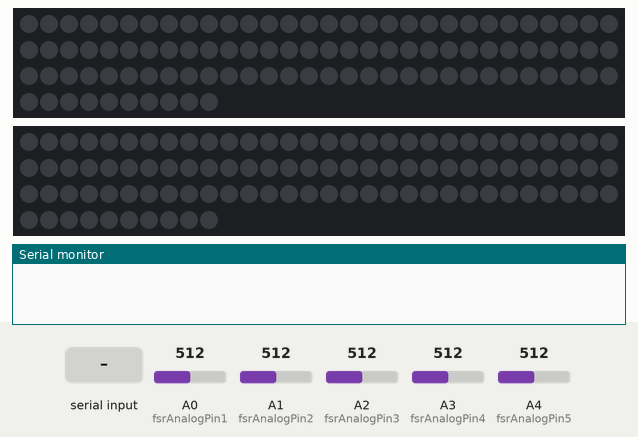
The sketch below on a simulated Arduino Uno, built with avr-gcc and run on an emulated ATmega328P. Parts: 2 × 100 RGB LEDs in strip order, left to right, continuing on the next row, the last lines printed to the serial monitor. Inputs (shaded band) come from the test bench; at power-on: A1 (fsrAnalogPin2) = 512, A0 (fsrAnalogPin1) = 512, A2 (fsrAnalogPin3) = 512, A3 (fsrAnalogPin4) = 512, A4 (fsrAnalogPin5) = 512. Dim RGB values are drawn brighter than linear; colours are those a GRB WS2812 strip shows for the declared byte order.

Above: at 1.2 s.
1.3 s: "START\n" received over Serial
At 1.46 s:
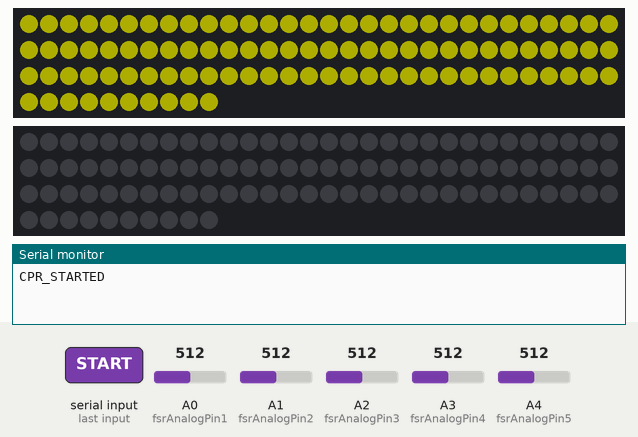
4.3 s: "DRAWER1\n" received over Serial
At 4.76 s:
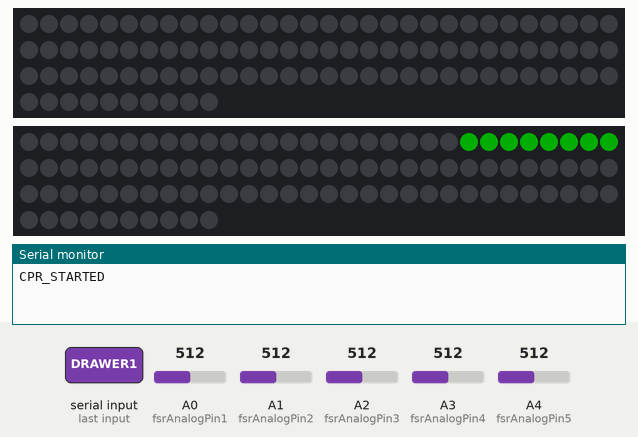
6.7 s: "DRAWER2\n" received over Serial
At 6.86 s:
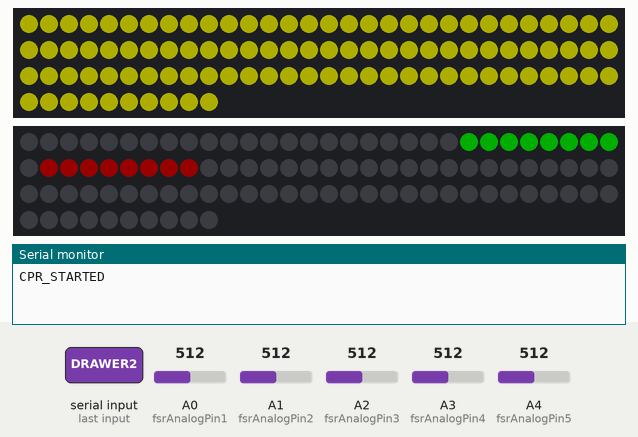
9.1 s: "DRAWER3\n" received over Serial
At 9.56 s:
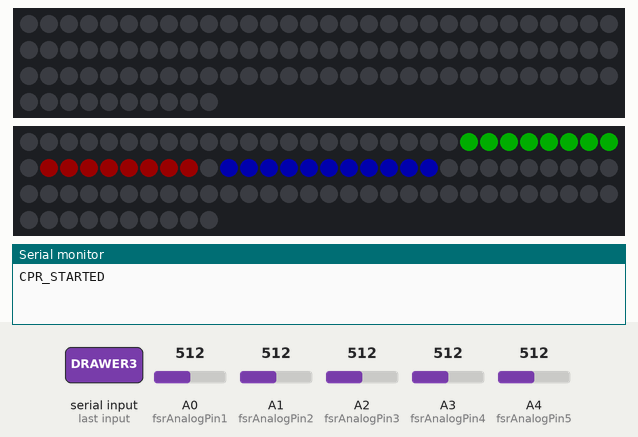
11.5 s: A1 (fsrAnalogPin2) set to 33
13.0 s: A1 (fsrAnalogPin2) set to 28
At 13.46 s:
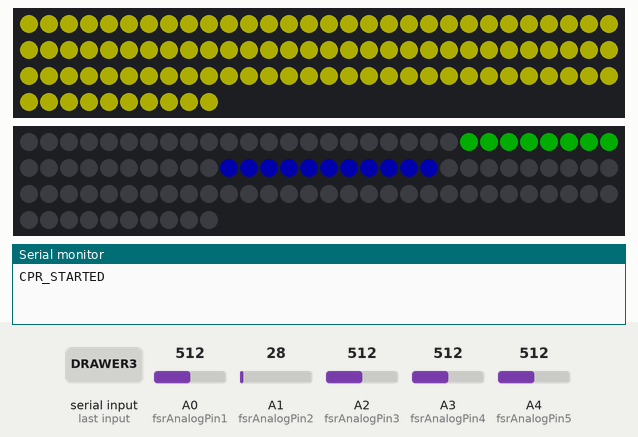
Timing chart, 0 to 16.0 s (numbered marks = the images above; inputs shaded):
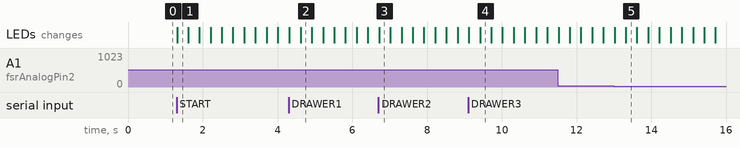

Measured:
- the behaviour switches between 30 and 29 on A1 (fsrAnalogPin2) (found by bisection; images 4 and 5)
- after the input at 1.3 s, the LEDs: change at once (image 1)
- after the input at 4.3 s, the LEDs: first change at once (image 2 shows a later state)
- after the input at 6.7 s, the LEDs: change at once (image 3)
- after the input at 9.1 s, the LEDs: first change at once (image 4 shows a later state)
- after the input at 13.0 s, the LEDs: first change at once (image 5 shows a later state)

The sketch:

resq_carts.ino
```cpp
#include <FastLED.h>
#include <math.h>

#define LED_PIN     10
#define NUM_LEDS    100
#define BPM         120

#define NUM_LEDS_DRAWERS 100
#define DATA_PIN 6
#define SENSOR_THRESHOLD 30

CRGB leds[NUM_LEDS];
CRGB leds_drawer[NUM_LEDS_DRAWERS];
uint32_t colors[] = {CRGB::Yellow, CRGB::Red, CRGB::Purple, CRGB::Blue, CRGB::Orange, CRGB::Purple};

// Calculate timing for 120 BPM
const unsigned long beatInterval = 300; // 60000ms / 100 beats / 2 = 300ms per beat
unsigned long lastBeatTime = 0;
bool beatState = false;
bool cprActive = false;

// CPR LED indices (whole strip)
const int CPR_START_LED = 0;
const int CPR_END_LED = 99;
const CRGB CPR_COLOR = CRGB::Yellow;

// Setup for drawers/pressure sensors
int fsrAnalogPin1 = 0;
int fsrAnalogPin2 = 1;
int fsrAnalogPin3 = 2;
int fsrAnalogPin4 = 3;
int fsrAnalogPin5 = 4;
int fsrReading1;
int fsrReading2;
int fsrReading3;
int fsrReading4;
int fsrReading5;

int count = 0;
bool isPresent1 = false;
bool isPresent2 = false;
bool isPresent3 = false;
bool isPresent4 = false;
bool isPresent5 = false;

bool sawDrawer5 = false;

int lastSection = 0;

int hist[] = {0, 0, 0, 0, 0};

void setup() {
  Serial.begin(9600);
  // Initialize the entire LED strip
  FastLED.addLeds<WS2812B, LED_PIN, GRB>(leds, NUM_LEDS);
  FastLED.addLeds<WS2812B, DATA_PIN>(leds_drawer, NUM_LEDS_DRAWERS);
  FastLED.setBrightness(50);

  // Initialize all LEDs to off
  FastLED.clear();
  FastLED.show();

  // Ensure CPR is not active on startup
  cprActive = false;
}


void loop() {
  // Drawer functionality
  fsrReading1 = analogRead(fsrAnalogPin1);
  fsrReading2 = analogRead(fsrAnalogPin2);
  fsrReading3 = analogRead(fsrAnalogPin3);
  fsrReading4 = analogRead(fsrAnalogPin4);
  fsrReading5 = analogRead(fsrAnalogPin5);

  isPresent1 = fsrReading1 >= SENSOR_THRESHOLD;
  isPresent2 = fsrReading2 >= SENSOR_THRESHOLD;
  isPresent3 = fsrReading3 >= SENSOR_THRESHOLD;
  isPresent4 = fsrReading4 >= SENSOR_THRESHOLD;
  isPresent5 = fsrReading5 >= SENSOR_THRESHOLD;

  // Check for serial commands
  if (Serial.available() > 0) {
    String data = Serial.readStringUntil('\n');
    data.trim();  // Remove any whitespace

    if (data == "START") {
      cprActive = true;
      Serial.println("CPR_STARTED");  // Send confirmation
    }
    else if (data == "STOP") {
      cprActive = false;
      // Turn off CPR LEDs immediately
      for (int i = CPR_START_LED; i <= CPR_END_LED; i++) {
        leds[i] = CRGB::Black;
      }
      FastLED.show();
      // Send confirmation back
      Serial.println("CPR_STOPPED");
    }

    // Drawer 5 is only present in the 1st scenario

    if ((data.indexOf("DRAWER1") >= 0 && isPresent1) || (data.indexOf("DRAWER5") >= 0 && isPresent5)) {
      // if (data.indexOf("DRAWER1") >= 0 && isPresent1) hist[0] = 1;
      // if (data.indexOf("DRAWER5") >= 0 && isPresent5) hist[4] = 1;
      activateSection(1);
    }
    if (data.indexOf("DRAWER2") >= 0 && isPresent2) {
      hist[1] = 1;
      activateSection(2);
      count = count + 1;
    }
    if (data.indexOf("DRAWER3") >= 0 && isPresent3) {
      hist[2] = 1;
      activateSection(3);
    }
    if (data.indexOf("DRAWER4") >= 0 && isPresent4) {
      hist[3] = 1;
      activateSection(4);
    }
  }

  // Only flash CPR LEDs if CPR is active
  if (cprActive) {
    unsigned long currentTime = millis();
    if (currentTime - lastBeatTime >= beatInterval) {
      beatState = !beatState;
      updateCPRLights(beatState);
      lastBeatTime = currentTime;
    }
  }

  if ((!isPresent1 && !isPresent5) || (!isPresent1 && sawDrawer5)) {
    turnOffLeds(1);
    sawDrawer5 = true;
    hist[0] = 0;
    hist[4] = 0;
  }
  // if (hist[0] && !isPresent1) {
  //   // turnOffLeds(1);
  //   hist[0] = 0;
  // }
  // if (hist[4] && !isPresent5) {
  //   hist[4] = 0;
  // }

  if (hist[1] && !isPresent2) {
    turnOffLeds(2);
    hist[1] = 0;
  } if (hist[2] && !isPresent3) {
    turnOffLeds(3);
    hist[2] = 0;
  } if (hist[3] && !isPresent4) {
    turnOffLeds(4);
    hist[3] = 0;
  }
}

void updateCPRLights(bool state) {
  if (!cprActive) {
    // Ensure lights are off if CPR is not active
    for (int i = CPR_START_LED; i <= CPR_END_LED; i++) {
      leds[i] = CRGB::Black;
    }
  } else {
    // Update the CPR LED strip
    for (int i = CPR_START_LED; i <= CPR_END_LED; i++) {
      leds[i] = state ? CPR_COLOR : CRGB::Black;
    }
  }
  FastLED.show();
}

void activateSection(int section) {
  lastSection = section;
  int start = (section - 1) * 8 + 7;

  for (int i = 0; i < NUM_LEDS_DRAWERS; i++) {
    if (i >= 22 && i < 30) {
      if (section == 1) leds_drawer[i] = CRGB::Red;
    }
    else if (i >= 31 && i < 39) {
      if (section == 2) leds_drawer[i] = CRGB::Green;
    }
    else if (i >= 40 && i < 51) {
      if (section == 3) leds_drawer[i] = CRGB::Blue;
    }
    else if (i >= 51 && i < 62) {
      if (section == 4) leds_drawer[i] = CRGB::Yellow;
    }
    else {
      leds_drawer[i] = leds_drawer[i];
    }
  }
  FastLED.show();
}

void turnOffLeds(int section) {
  int start = (section - 1) * 8 + 7;

  for (int i = 0; i < NUM_LEDS_DRAWERS; i++) {
    if (i >= 22 && i < 30) {
      if (section == 1) leds_drawer[i] = CRGB::Black;
    }
    else if (i >= 31 && i < 39) {
      if (section == 2) leds_drawer[i] = CRGB::Black;
    }
    else if (i >= 40 && i < 51) {
      if (section == 3) leds_drawer[i] = CRGB::Black;
    }
    else if (i >= 51 && i < 62) {
      if (section == 4) leds_drawer[i] = CRGB::Black;
    }
  }

  FastLED.show();
}
```
